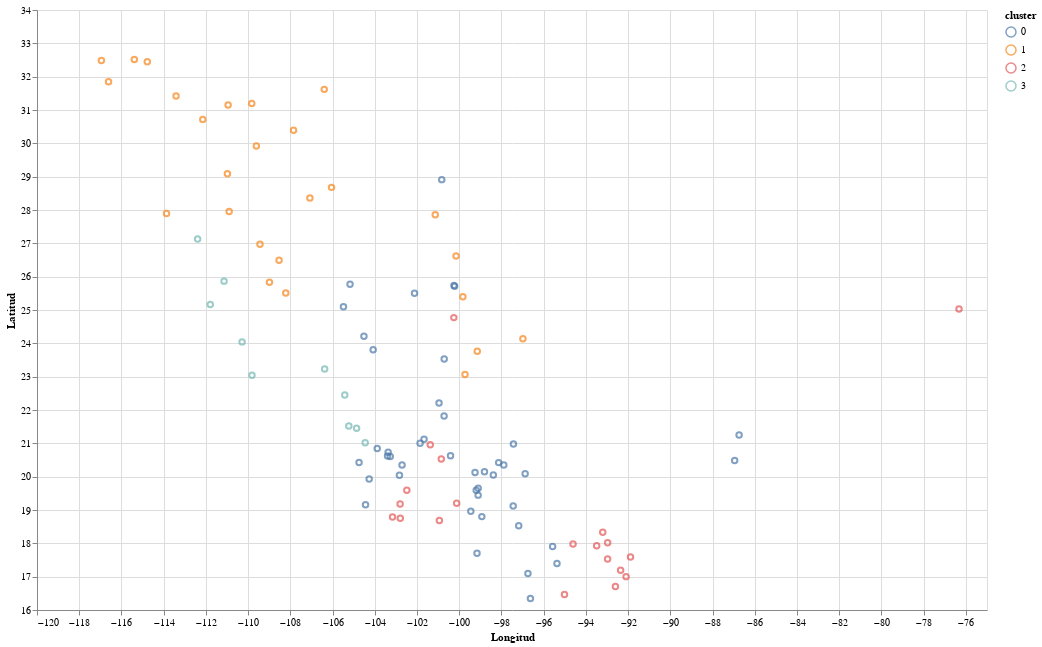

Source (notebook cell):
### Code cell
alt.Chart(df_catalogo).mark_point().encode(
    x=alt.X('Longitud', scale=alt.Scale(zero=False)),
    y=alt.Y('Latitud', scale=alt.Scale(zero=False)),
    color='cluster:N'
).properties(
    width=950,
    height=600
)

### Figure 1 — Vega-Lite specification as saved in the notebook (floating-point values rounded to 4 significant figures)
{"$schema": "https://vega.github.io/schema/vega-lite/v2.4.1.json", "config": {"view": {"height": 300, "width": 400}}, "data": {"values": [{"Desc_Subagencia": "CMM M Tijuana", "Latitud": 32.48, "Longitud": -116.9, "cluster": 1}, {"Desc_Subagencia": "CMM San Luis", "Latitud": 32.45, "Longitud": -114.8, "cluster": 1}, {"Desc_Subagencia": "CMM Peñasco", "Latitud": 31.42, "Longitud": -113.4, "cluster": 1}, {"Desc_Subagencia": "CMM Ensenada", "Latitud": 31.85, "Longitud": -116.6, "cluster": 1}, {"Desc_Subagencia": "CMM Mexicali", "Latitud": 32.52, "Longitud": -115.4, "cluster": 1}, {"Desc_Subagencia": "CMM M Chihuahua", "Latitud": 28.68, "Longitud": -106.0, "cluster": 1}, {"Desc_Subagencia": "CMM Cuauhtemoc", "Latitud": 28.36, "Longitud": -107.1, "cluster": 1}, {"Desc_Subagencia": "CMM Nuevas CasasGra", "Latitud": 30.39, "Longitud": -107.8, "cluster": 1}, {"Desc_Subagencia": "CMM Juarez", "Latitud": 31.62, "Longitud": -106.4, "cluster": 1}, {"Desc_Subagencia": "CMM Cuencame", "Latitud": 25.03, "Longitud": -76.33, "cluster": 2}, {"Desc_Subagencia": "CMM Galeana", "Latitud": 24.77, "Longitud": -100.3, "cluster": 2}, {"Desc_Subagencia": "CMM Parras de la fue", "Latitud": 25.5, "Longitud": -102.1, "cluster": 0}, {"Desc_Subagencia": "CMM Durango", "Latitud": 24.21, "Longitud": -104.5, "cluster": 0}, {"Desc_Subagencia": "CMM Vicente Guerrero", "Latitud": 23.81, "Longitud": -104.1, "cluster": 0}, {"Desc_Subagencia": "CMM Santiago Papasqu", "Latitud": 25.1, "Longitud": -105.5, "cluster": 0}, {"Desc_Subagencia": "CMM Santa Ma del Oro", "Latitud": 25.77, "Longitud": -105.2, "cluster": 0}, {"Desc_Subagencia": "CMM Sabinas", "Latitud": 27.86, "Longitud": -101.1, "cluster": 1}, {"Desc_Subagencia": "CMM Piedras Negras", "Latitud": 28.91, "Longitud": -100.8, "cluster": 0}, {"Desc_Subagencia": "CMM M Guadalajara", "Latitud": 20.62, "Longitud": -103.4, "cluster": 0}, {"Desc_Subagencia": "CMM Zapopan", "Latitud": 20.73, "Longitud": -103.4, "cluster": 0}, {"Desc_Subagencia": "CMM Tlaquepaque", "Latitud": 20.61, "Longitud": -103.3, "cluster": 0}, {"Desc_Subagencia": "CMM Autlan", "Latitud": 19.93, "Longitud": -104.3, "cluster": 0}, {"Desc_Subagencia": "CMM Talpa", "Latitud": 20.42, "Longitud": -104.7, "cluster": 0}, {"Desc_Subagencia": "CMM Ocotlan", "Latitud": 20.35, "Longitud": -102.7, "cluster": 0}, {"Desc_Subagencia": "CMM Sahuayo", "Latitud": 20.04, "Longitud": -102.8, "cluster": 0}, {"Desc_Subagencia": "CMM Tequila", "Latitud": 20.84, "Longitud": -103.9, "cluster": 0}, {"Desc_Subagencia": "CMM Manzanillo", "Latitud": 19.16, "Longitud": -104.4, "cluster": 0}, {"Desc_Subagencia": "CMM Valle de Bravo", "Latitud": 19.2, "Longitud": -100.1, "cluster": 2}, {"Desc_Subagencia": "CMM Chalma", "Latitud": 18.96, "Longitud": -99.45, "cluster": 0}, {"Desc_Subagencia": "CMM M Juchitan", "Latitud": 16.46, "Longitud": -95.01, "cluster": 2}, {"Desc_Subagencia": "CMM Maria Lombardo", "Latitud": 17.39, "Longitud": -95.37, "cluster": 0}, {"Desc_Subagencia": "CMM Ciudad Serdan", "Latitud": 19.12, "Longitud": -97.44, "cluster": 0}, {"Desc_Subagencia": "CMM Vicente Guerrero", "Latitud": 18.52, "Longitud": -97.18, "cluster": 0}, {"Desc_Subagencia": "CMM M Hermosillo", "Latitud": 29.09, "Longitud": -111.0, "cluster": 1}, {"Desc_Subagencia": "CMM Navojoa", "Latitud": 26.97, "Longitud": -109.4, "cluster": 1}, {"Desc_Subagencia": "CMM Guaymas", "Latitud": 27.95, "Longitud": -110.9, "cluster": 1}, {"Desc_Subagencia": "CMM Nogales", "Latitud": 31.15, "Longitud": -110.9, "cluster": 1}, {"Desc_Subagencia": "CMM Agua Prieta", "Latitud": 31.19, "Longitud": -109.8, "cluster": 1}, {"Desc_Subagencia": "CMM Caborca", "Latitud": 30.72, "Longitud": -112.1, "cluster": 1}, {"Desc_Subagencia": "CMM Moctezuma", "Latitud": 29.92, "Longitud": -109.6, "cluster": 1}, {"Desc_Subagencia": "CMM M Villahermosa", "Latitud": 18.02, "Longitud": -92.97, "cluster": 2}, {"Desc_Subagencia": "CMM Huimanguillo", "Latitud": 17.93, "Longitud": -93.49, "cluster": 2}, {"Desc_Subagencia": "CMM Paraiso", "Latitud": 18.33, "Longitud": -93.2, "cluster": 2}, {"Desc_Subagencia": "CMM Teapa", "Latitud": 17.53, "Longitud": -92.97, "cluster": 2}, {"Desc_Subagencia": "CMM Palenque", "Latitud": 17.59, "Longitud": -91.89, "cluster": 2}, {"Desc_Subagencia": "CMM M Minatitlan", "Latitud": 17.98, "Longitud": -94.61, "cluster": 2}, {"Desc_Subagencia": "CMM Cd. Isla", "Latitud": 17.91, "Longitud": -95.58, "cluster": 0}, {"Desc_Subagencia": "CMM Isla Mujeres", "Latitud": 21.25, "Longitud": -86.74, "cluster": 0}, {"Desc_Subagencia": "CMM San Cristobal", "Latitud": 16.71, "Longitud": -92.6, "cluster": 2}, {"Desc_Subagencia": "CMM Ocosingo", "Latitud": 17.0, "Longitud": -92.1, "cluster": 2}, {"Desc_Subagencia": "CMM Yajalon", "Latitud": 17.2, "Longitud": -92.35, "cluster": 2}, {"Desc_Subagencia": "CMM Cozumel", "Latitud": 20.48, "Longitud": -86.95, "cluster": 0}, {"Desc_Subagencia": "CMM M Mazatlan", "Latitud": 23.23, "Longitud": -106.4, "cluster": 3}, {"Desc_Subagencia": "CMM Guamuchil", "Latitud": 25.51, "Longitud": -108.2, "cluster": 1}, {"Desc_Subagencia": "CMM Los Mochis", "Latitud": 25.83, "Longitud": -109.0, "cluster": 1}, {"Desc_Subagencia": "CMM La Paz", "Latitud": 24.04, "Longitud": -110.3, "cluster": 3}, {"Desc_Subagencia": "CMM Sn Jose del Cabo", "Latitud": 23.04, "Longitud": -109.8, "cluster": 3}, {"Desc_Subagencia": "CMM Cd. Constitucion", "Latitud": 25.16, "Longitud": -111.8, "cluster": 3}, {"Desc_Subagencia": "CMM Loreto", "Latitud": 25.87, "Longitud": -111.1, "cluster": 3}, {"Desc_Subagencia": "CMM Santa Rosalia", "Latitud": 27.13, "Longitud": -112.4, "cluster": 3}, {"Desc_Subagencia": "CMM Guerrero Negro", "Latitud": 27.89, "Longitud": -113.9, "cluster": 1}, {"Desc_Subagencia": "CMM El Fuerte", "Latitud": 26.49, "Longitud": -108.5, "cluster": 1}, {"Desc_Subagencia": "CMM Cuautla", "Latitud": 18.8, "Longitud": -98.93, "cluster": 0}, {"Desc_Subagencia": "CMM M Xalisco", "Latitud": 21.45, "Longitud": -104.9, "cluster": 3}, {"Desc_Subagencia": "CMM Ixtlan del Rio", "Latitud": 21.01, "Longitud": -104.5, "cluster": 3}, {"Desc_Subagencia": "CMM San Blas", "Latitud": 21.52, "Longitud": -105.2, "cluster": 3}, {"Desc_Subagencia": "CMM Acaponeta", "Latitud": 22.45, "Longitud": -105.4, "cluster": 3}, {"Desc_Subagencia": "CMM Tuxpan", "Latitud": 20.98, "Longitud": -97.43, "cluster": 0}, {"Desc_Subagencia": "CMM Martinez d l To", "Latitud": 20.09, "Longitud": -96.88, "cluster": 0}, {"Desc_Subagencia": "CMM Huauchinango", "Latitud": 20.35, "Longitud": -97.89, "cluster": 0}, {"Desc_Subagencia": "CMM Ciudad Victoria", "Latitud": 23.76, "Longitud": -99.15, "cluster": 1}, {"Desc_Subagencia": "CMM Soto La Marina", "Latitud": 24.14, "Longitud": -96.98, "cluster": 1}, {"Desc_Subagencia": "CMM Tula", "Latitud": 23.07, "Longitud": -99.73, "cluster": 1}, {"Desc_Subagencia": "CMM M Oaxaca", "Latitud": 17.09, "Longitud": -96.75, "cluster": 0}, {"Desc_Subagencia": "CMM Miahuatlan", "Latitud": 16.35, "Longitud": -96.63, "cluster": 0}, {"Desc_Subagencia": "CMM Los Reyes Mich", "Latitud": 19.59, "Longitud": -102.5, "cluster": 2}, {"Desc_Subagencia": "CMM Huetamo", "Latitud": 18.68, "Longitud": -100.9, "cluster": 2}, {"Desc_Subagencia": "CMM Tepalcatepec", "Latitud": 19.18, "Longitud": -102.8, "cluster": 2}, {"Desc_Subagencia": "CMM Coalcoman", "Latitud": 18.79, "Longitud": -103.2, "cluster": 2}, {"Desc_Subagencia": "CMM Aguililla", "Latitud": 18.75, "Longitud": -102.8, "cluster": 2}, {"Desc_Subagencia": "CMM M Celaya", "Latitud": 20.53, "Longitud": -100.8, "cluster": 2}, {"Desc_Subagencia": "CMM Guanajuato", "Latitud": 20.96, "Longitud": -101.4, "cluster": 2}, {"Desc_Subagencia": "CMM Leon", "Latitud": 21.12, "Longitud": -101.7, "cluster": 0}, {"Desc_Subagencia": "CMM San Francisco", "Latitud": 21.0, "Longitud": -101.9, "cluster": 0}, {"Desc_Subagencia": "CMM Queretaro", "Latitud": 20.63, "Longitud": -100.4, "cluster": 0}, {"Desc_Subagencia": "CMM Chilapa", "Latitud": 17.7, "Longitud": -99.16, "cluster": 0}, {"Desc_Subagencia": "CMM M San Luis Potosí", "Latitud": 22.21, "Longitud": -101.0, "cluster": 0}, {"Desc_Subagencia": "CMM Santa Maria", "Latitud": 21.82, "Longitud": -100.7, "cluster": 0}, {"Desc_Subagencia": "CMM M Pachuca", "Latitud": 20.15, "Longitud": -98.8, "cluster": 0}, {"Desc_Subagencia": "CMM Tulancingo", "Latitud": 20.05, "Longitud": -98.38, "cluster": 0}, {"Desc_Subagencia": "CMM Tula", "Latitud": 20.12, "Longitud": -99.25, "cluster": 0}, {"Desc_Subagencia": "CMM San Bartolo", "Latitud": 20.42, "Longitud": -98.13, "cluster": 0}, {"Desc_Subagencia": "CMM M Apodaca", "Latitud": 25.71, "Longitud": -100.2, "cluster": 0}, {"Desc_Subagencia": "CMM Lincoln", "Latitud": 25.74, "Longitud": -100.2, "cluster": 0}, {"Desc_Subagencia": "CMM Montemorelos", "Latitud": 25.4, "Longitud": -99.83, "cluster": 1}, {"Desc_Subagencia": "CMM Sabinas", "Latitud": 26.62, "Longitud": -100.1, "cluster": 1}, {"Desc_Subagencia": "CMM M San Pablo", "Latitud": 19.6, "Longitud": -99.19, "cluster": 0}, {"Desc_Subagencia": "CMM Oceania", "Latitud": 19.45, "Longitud": -99.1, "cluster": 0}, {"Desc_Subagencia": "CMM Coacalco Metro", "Latitud": 19.65, "Longitud": -99.1, "cluster": 0}, {"Desc_Subagencia": "CMM Matehuala", "Latitud": 23.53, "Longitud": -100.7, "cluster": 0}]}, "encoding": {"color": {"field": "cluster", "type": "nominal"}, "x": {"field": "Longitud", "scale": {"zero": false}, "type": "quantitative"}, "y": {"field": "Latitud", "scale": {"zero": false}, "type": "quantitative"}}, "height": 600, "mark": "point", "width": 950}
